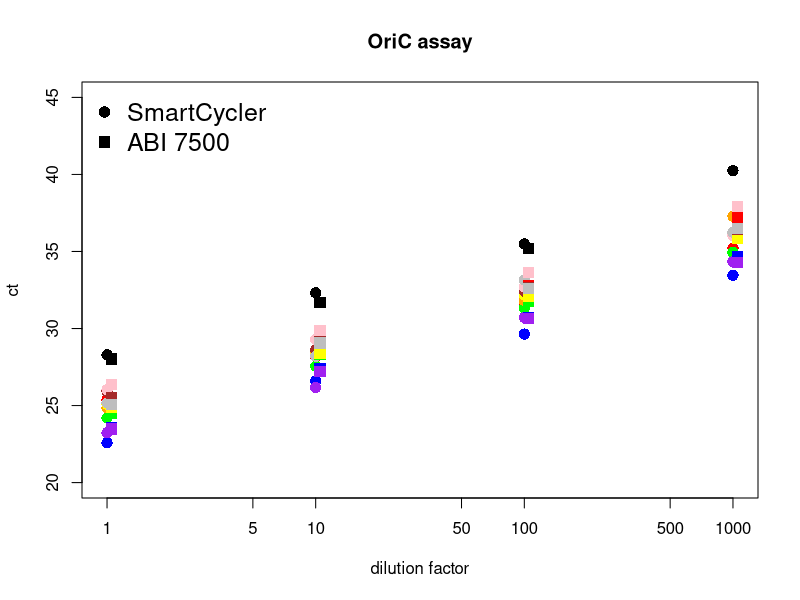

The R script that drew this image:
setwd("C:\\Users\\DickinsG\\Desktop\\PCR")

smartcycler_oric = read.csv('smartcycler_dilutions_oric.csv', header = T)
abi_oric = read.csv('abi7500_dilutions_oric.csv', header = T)

#smartcycler_gfp = read.csv('smartcycler_dilutions_gfp_2.csv', header = T)
#abi_gfp = read.csv('abi7500_gfp_2.csv', header = T)

x <- smartcycler_oric$dilution
x2 <- c(1.05, 10.5, 105, 1050)

pointsize = 1.5

plot (x, smartcycler_oric$enterica,
      log = "x",
      main="OriC assay",
      xlab='dilution factor',
      ylab = "ct",
      ylim=c(20,45),
	col="red",
 	pch = 16,
 	cex = pointsize)

points (x, smartcycler_oric$typhimurium, col="blue", pch = 16, cex = pointsize)
points (x, smartcycler_oric$irumu, col="green", pch = 16, cex = pointsize)
points (x, smartcycler_oric$newport, col="purple", pch = 16, cex = pointsize)
points (x, smartcycler_oric$infantis, col="orange", pch = 16, cex = pointsize)
points (x, smartcycler_oric$X4..5...12.i..., col="yellow", pch = 16, cex = pointsize)
points (x, smartcycler_oric$montevideo, col="brown", pch = 16, cex = pointsize)
points (x, smartcycler_oric$cerro, col="pink", pch = 16, cex = pointsize)
points (x, smartcycler_oric$hadar, col="grey", pch = 16, cex = pointsize)
points (x, smartcycler_oric$muenchen, col="black", pch = 16, cex = pointsize)

points (x2, abi_oric$enterica, col="red", pch = 15, cex = pointsize)
points (x2, abi_oric$typhimurium, col="blue", pch = 15, cex = pointsize)
points (x2, abi_oric$irumu, col="green", pch = 15, cex = pointsize)
points (x2, abi_oric$newport, col="purple", pch = 15, cex = pointsize)
points (x2, abi_oric$infantis, col="orange", pch = 15, cex = pointsize)
points (x2, abi_oric$X4..5...12.i..., col="yellow", pch = 15, cex = pointsize)
points (x2, abi_oric$montevideo, col="brown", pch = 15, cex = pointsize)
points (x2, abi_oric$cerro, col="pink", pch = 15, cex = pointsize)
points (x2, abi_oric$hadar, col="grey", pch = 15, cex = pointsize)
points (x2, abi_oric$muenchen, col="black", pch = 15, cex = pointsize)


#pos <- legend("bottomright", 
#       inset = c(0,0), 
#       cex = 1.1, 
#       bty = "n", 
#       legend = c("enterica", "typhimurium", "irumu", "newport", "infantis", "4,[5], 12:i:-", "montevideo", "cerro", "hadar", "muenchen"), 
#       text.col = c("red", "blue", "green", "purple", "orange", "yellow", "brown", "pink", "grey", "black"),
#       col = c("red", "blue", "green", "purple", "orange", "yellow", "brown", "pink", "grey", "black"), 
#       pch = 16)


#points(x=rep(pos$text$x, times=2)+250, 
#      y=rep(pos$text$y, times=2), 
#      pch= 15,
#      col = c("red", "blue", "green", "purple", "orange", "yellow", "brown", "pink", "grey", "black"))


legend("topleft", 
       inset = c(0,0), 
       cex = 1.5, 
       bty = "n", 
       legend = c("SmartCycler", "ABI 7500"), 
       pch = c(16,15))
